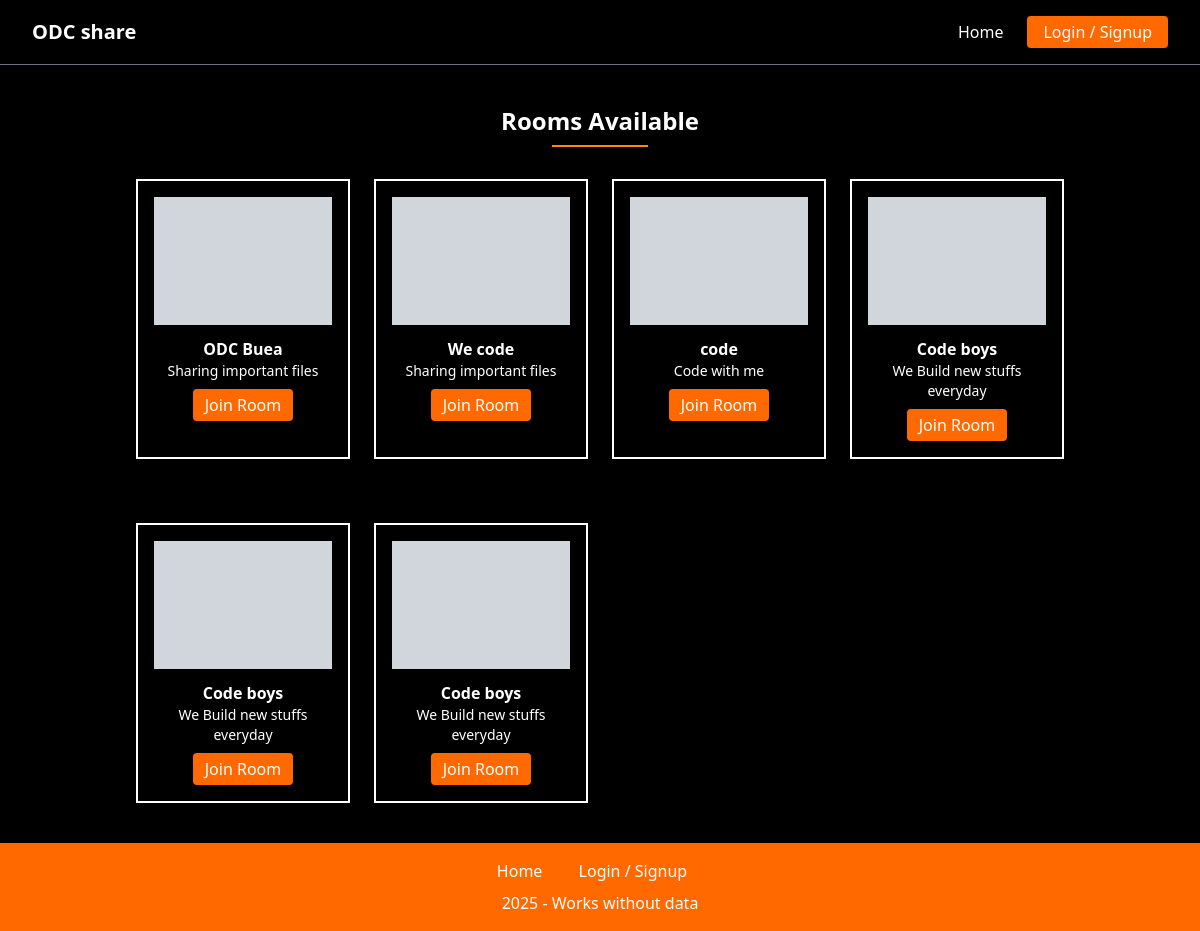
Before: /room/ with the older database file.
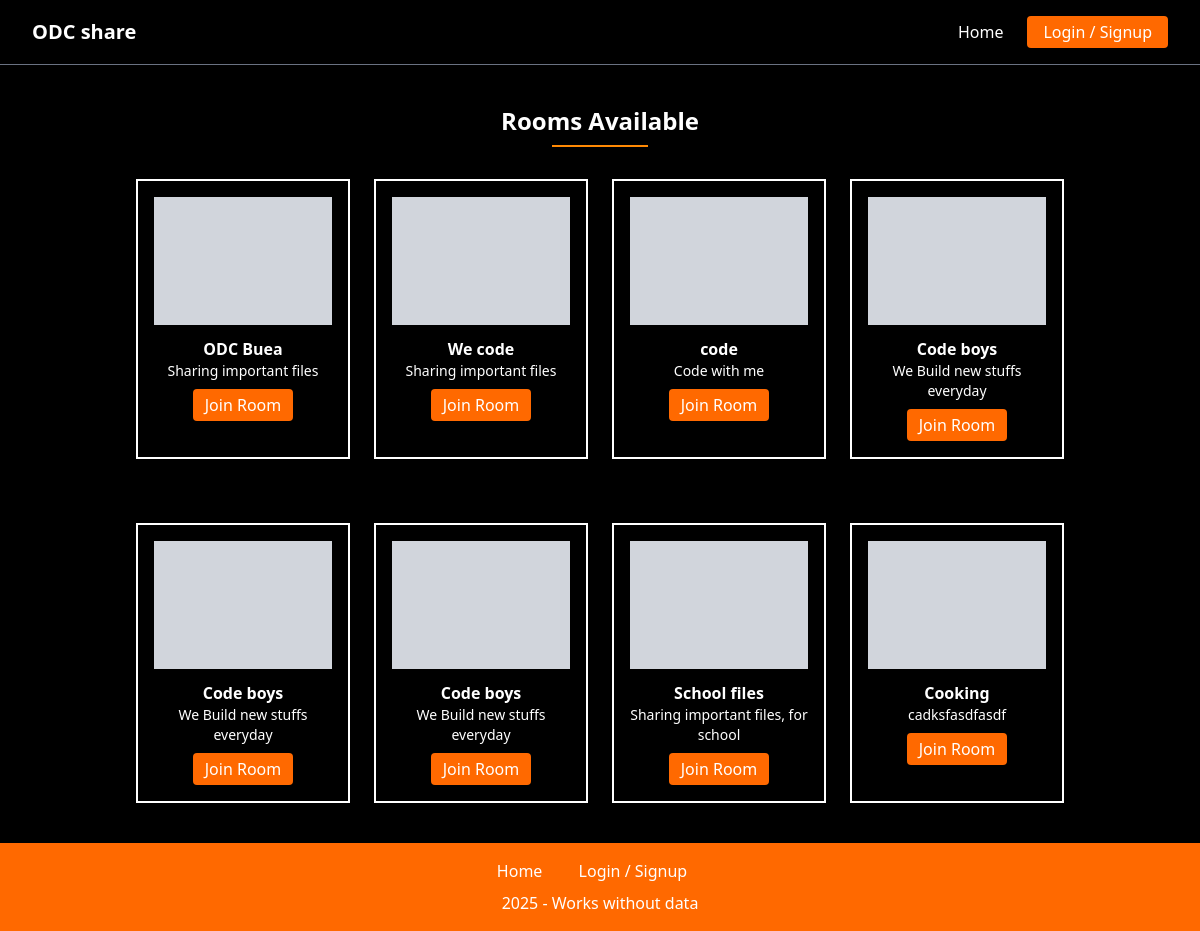
After: the same page with the newer database file.
### home/models.py (models this page shows, shortened)
class Room(models.Model):
    room_name = models.CharField(max_length=100, null=True)
    description = models.TextField(max_length=200, null=True)
    code = models.CharField(max_length=6, unique=True, editable=False, null=True, blank=True)
    created_by = models.ForeignKey(User, on_delete=models.CASCADE, related_name="rooms", null=True)
    created_at = models.DateTimeField(auto_now_add=True)
    members = models.ManyToManyField(User, related_name="joined_rooms", blank=True)

### create_room/views.py (the view)
# urls.py: path('', views.list_rooms, name='list_rooms'),
def list_rooms(request):
    rooms = Room.objects.all()
    return render(request, "list_room.html", {"rooms": rooms})

### create_room/templates/list_room.html (shortened to what this page needs)
{% extends "base.html" %}
{% block content %}
<h2 class="text-2xl font-bold mb-2 text-center mt-10">Rooms Available</h2>
    <hr class="text-orange-400 max-w-[8%] mx-auto mb-8 border-1">
    <div class="max-w-[80%] mx-auto">
        <div class="grid grid-cols-1 md:grid-cols-4 gap-6 px-4">
        {% for room in rooms %}
        <div class="border-2 p-4 text-center hover:shadow-lg transition mb-10">
            <div class="bg-gray-300 h-32 mb-3"></div>
            <h3 class="font-semibold">{{ room.room_name }}</h3>
            <p class="text-sm">{{room.description}}</p>
            <a href="/" class="bg-orange-500 text-white px-3 py-1 mt-2 inline-block rounded ">Join Room</a>
        </div>
        {% endfor %}
    </div>
    </div>
{% endblock %}

Changed rows visible on the page:
added Room: room_name "School files", description "Sharing important files, for school"
added Room: room_name "Cooking", description "cadksfasdfasdf"
